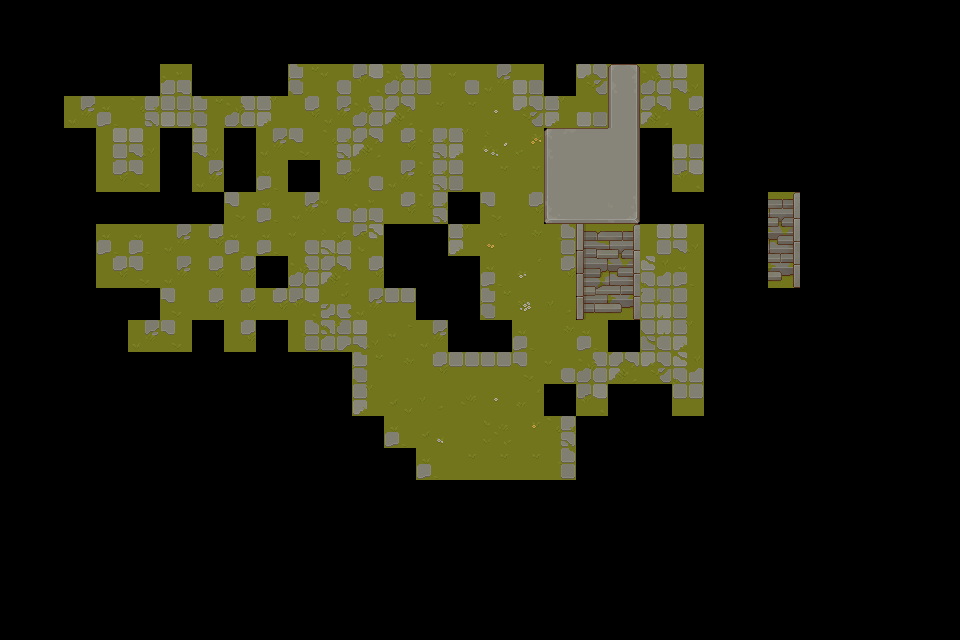

This is a level from a 2D game, rendered from its Tiled map with the project's own tilesets. A one-line summary and the complete map file follow:
An orthogonal 30x20 tile map with 32x32 px tiles, 2 tile layers (Grass, Catwalks), 4 tilesets.

<map version="1.10" tiledversion="1.12.0" orientation="orthogonal" renderorder="right-down" width="30" height="20" tilewidth="32" tileheight="32" infinite="0" nextlayerid="6" nextobjectid="1">
 <tileset firstgid="1" source="TX Tileset Grass.tsx" />
 <tileset firstgid="65" source="TX Tileset Wall.tsx" />
 <tileset firstgid="321" source="TX Struct.tsx" />
 <tileset firstgid="577" source="TX Tileset Stone Ground.tsx" />
 <layer id="1" name="Grass" width="30" height="20" offsetx="32" offsety="64">
  <data encoding="csv">
0,0,0,0,38,0,0,0,52,56,46,61,36,56,59,37,0,58,62,61,60,0,0,0,0,0,0,0,0,0,
0,59,55,51,33,52,61,44,54,59,61,57,20,20,5,58,44,37,58,57,54,0,0,0,0,0,0,0,0,0,
0,0,35,60,0,60,0,59,53,51,57,54,51,44,29,15,577,578,587,0,37,0,0,0,0,0,0,0,0,0,
0,0,54,53,0,59,0,55,0,54,56,59,51,36,20,20,585,586,587,0,46,0,0,0,0,0,0,0,0,0,
0,0,0,0,0,0,53,55,59,56,38,54,51,0,53,54,593,594,595,0,0,0,0,406,0,0,0,0,0,0,
0,0,55,55,59,54,55,55,56,39,48,0,0,44,21,11,43,405,406,35,60,0,0,422,0,0,0,0,0,0,
0,0,54,53,59,54,54,0,61,57,54,0,0,0,55,31,54,421,422,62,55,0,0,438,0,0,0,0,0,0,
0,0,0,0,53,54,54,54,46,40,59,45,0,0,52,13,12,437,438,34,36,0,0,454,0,0,0,0,0,0,
0,0,0,59,53,0,54,0,43,50,60,3,59,0,0,55,11,55,454,49,44,0,0,0,0,0,0,0,0,0,
0,0,0,0,0,0,0,0,0,0,52,11,54,45,45,53,56,61,57,58,62,0,0,0,0,0,0,0,0,0,
0,0,0,0,0,0,0,0,0,0,44,4,16,28,5,27,0,46,0,0,45,0,0,0,0,0,0,0,0,0,
0,0,0,0,0,0,0,0,0,0,0,55,8,1,26,24,51,0,0,0,0,0,0,0,0,0,0,0,0,0,
0,0,0,0,0,0,0,0,0,0,0,0,55,20,20,20,43,0,0,0,0,0,0,0,0,0,0,0,0,0,
0,0,0,0,0,0,0,0,0,0,0,0,0,0,0,0,0,0,0,0,0,0,0,0,0,0,0,0,0,0,
0,0,0,0,0,0,0,0,0,0,0,0,0,0,0,0,0,0,0,0,0,0,0,0,0,0,0,0,0,0,
0,0,0,0,0,0,0,0,0,0,0,0,0,0,0,0,0,0,0,0,0,0,0,0,0,0,0,0,0,0,
0,0,0,0,0,0,0,0,0,0,0,0,0,0,0,0,0,0,0,0,0,0,0,0,0,0,0,0,0,0,
0,0,0,0,0,0,0,0,0,0,0,0,0,0,0,0,0,0,0,0,0,0,0,0,0,0,0,0,0,0,
0,0,0,0,0,0,0,0,0,0,0,0,0,0,0,0,0,0,0,0,0,0,0,0,0,0,0,0,0,0,
0,0,0,0,0,0,0,0,0,0,0,0,0,0,0,0,0,0,0,0,0,0,0,0,0,0,0,0,0,0
</data>
 </layer>
 <layer id="5" name="Catwalks" width="30" height="20">
  <data encoding="csv">
0,0,0,0,0,0,0,0,0,0,0,0,0,0,0,0,0,0,0,0,0,0,0,0,0,0,0,0,0,0,
0,0,0,0,0,0,0,0,0,0,0,0,0,0,0,0,0,0,0,0,0,0,0,0,0,0,0,0,0,0,
0,0,0,0,0,0,0,0,0,0,0,0,0,0,0,0,0,0,0,580,0,0,0,0,0,0,0,0,0,0,
0,0,0,0,0,0,0,0,0,0,0,0,0,0,0,0,0,0,0,588,0,0,0,0,0,0,0,0,0,0,
0,0,0,0,0,0,0,0,0,0,0,0,0,0,0,0,0,0,0,0,0,91,0,0,0,0,0,0,0,0,
0,0,0,0,0,0,0,0,0,0,0,0,0,0,0,0,0,0,0,0,0,91,0,0,0,0,0,0,0,0,
0,0,0,0,0,0,0,0,0,0,0,0,0,0,0,0,0,0,0,0,0,91,0,0,0,0,0,0,0,0,
0,0,0,0,0,0,0,0,0,0,0,0,0,0,0,0,0,0,0,0,0,0,0,0,0,0,0,0,0,0,
0,0,0,0,0,0,0,0,0,0,0,0,0,0,0,0,0,0,0,0,0,0,0,0,0,0,0,0,0,0,
0,0,0,0,0,0,0,0,0,0,0,0,0,0,0,0,0,0,0,0,0,0,0,0,0,0,0,0,0,0,
0,0,0,0,0,0,0,0,0,0,0,0,0,0,0,0,0,0,0,0,0,0,0,0,0,0,0,0,0,0,
0,0,0,0,0,0,0,0,0,0,0,0,0,0,0,0,0,0,0,0,0,0,0,0,0,0,0,0,0,0,
0,0,0,0,0,0,0,0,0,0,0,0,0,0,0,0,0,0,0,0,0,0,0,0,0,0,0,0,0,0,
0,0,0,0,0,0,0,0,0,0,0,0,0,0,0,0,0,0,0,0,0,0,0,0,0,0,0,0,0,0,
0,0,0,0,0,0,0,0,0,0,0,0,0,0,0,0,0,0,0,0,0,0,0,0,0,0,0,0,0,0,
0,0,0,0,0,0,0,0,0,0,0,0,0,0,0,0,0,0,0,0,0,0,0,0,0,0,0,0,0,0,
0,0,0,0,0,0,0,0,0,0,0,0,0,0,0,0,0,0,0,0,0,0,0,0,0,0,0,0,0,0,
0,0,0,0,0,0,0,0,0,0,0,0,0,0,0,0,0,0,0,0,0,0,0,0,0,0,0,0,0,0,
0,0,0,0,0,0,0,0,0,0,0,0,0,0,0,0,0,0,0,0,0,0,0,0,0,0,0,0,0,0,
0,0,0,0,0,0,0,0,0,0,0,0,0,0,0,0,0,0,0,0,0,0,0,0,0,0,0,0,0,0
</data>
 </layer>
</map>
